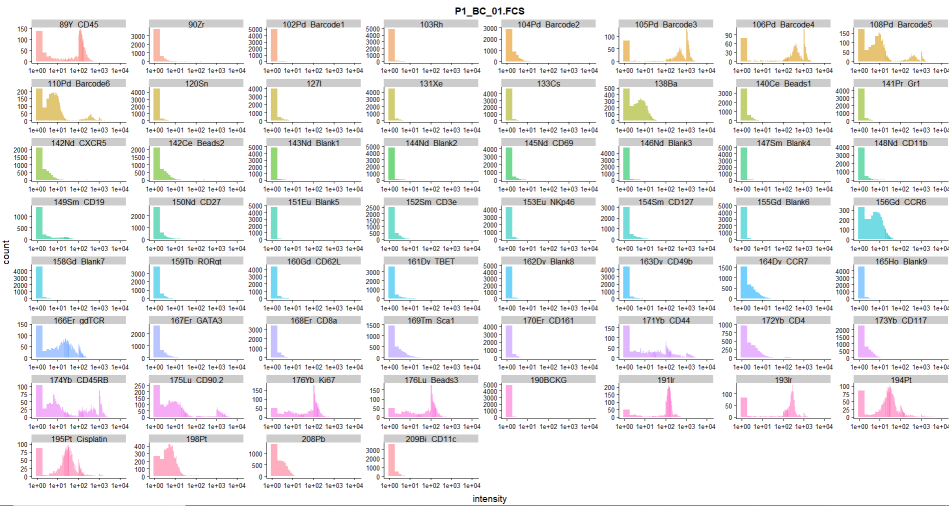

The script that drew this image:
## Generates histograms like PlotViewer for each user-selected parameter




#########################################################
### Installing and loading required packages
#########################################################

if (!require("svDialogs")) {
  install.packages("svDialogs", dependencies = TRUE)
  library(svDialogs)
}

if (!require("flowCore")) {
  if (!requireNamespace("BiocManager", quietly = TRUE))
    install.packages("BiocManager")
  
  BiocManager::install("flowCore")
}

if (!require("tidyverse")) {
  install.packages("tidyverse", dependencies = TRUE)
  library(tidyverse)
}

if (!require("reshape2")) {
  install.packages("reshape2", dependencies = TRUE)
  library(reshape2)
}

if (!require("ggplot2")) {
  install.packages("ggplot2", dependencies = TRUE)
  library(ggplot2)
}

if (!require("tcltk")) {
  install.packages("tcltk", dependencies = TRUE)
  library(tcltk)
}

#########################################################
### Script starts here
#########################################################

# Clear environment
rm(list = ls(all = TRUE))

# Data Import from file chosen by user

#library(svDialogs) # Moved to top 
# Get user input for file
testfile<-dlg_open()
# Convert to string value
testfile <- capture.output(testfile)[7]
{
  
  if ((testfile)=="character(0)")
    stop("File input cancelled")
  
  #Remove invalid characters from file input location
  testfile <- gsub("[\"]","",testfile)
  testfile<-substring (testfile,5)
  
  #Set file and directory
  filename <- basename (testfile)
  dir <- dirname (testfile)
  
  # Set working directory accoding to file chosen
  setwd(dir)
  
  #library(flowCore) #Moved to top
  
  # this read.FCS() function imports the flow data:
  raw_fcs<-read.FCS(filename, alter.names = TRUE)
  
  
  # Preparation work for arcsinh transform (columns is also used later for naming changes)
  # Create list of parameters
  columns<-colnames(raw_fcs)
  # Remove "Time" column to avoid it being transformed
  columns<-setdiff(columns,"Time")
  # Remove "Cell_Length" and Gaussians column to avoid it being transformed
  columns<-setdiff(columns,"Event_length")
  columns<-setdiff(columns,"Cell_length")
  columns<-setdiff(columns,"Center")
  columns<-setdiff(columns,"Offset")
  columns<-setdiff(columns,"Width")
  columns<-setdiff(columns,"Residual")
  ## Remove FSC and SSC
  removefscssc<-grep("FSC|SSC",columns,value=TRUE)
  columns<-columns[! columns %in% removefscssc]
  
  
  
  # Read data into a data frame
  FCSDATA <- as.data.frame(exprs(raw_fcs))
  
  ############ Optional Data Transform section
  
  #Remove comments from code lines to transform using logicle
  ## Automatically estimate the logicle transformation based on the data
  #lgcl <- estimateLogicle(raw_fcs, channels = c(columns))
  ## transform  parameters using the estimated logicle transformation
  #raw_fcs_trans <- transform(raw_fcs, lgcl)
  # Load into data frame
  #FCSDATA <- as.data.frame(exprs(raw_fcs_trans))
  
  ########### End of optional Data Transform section
  
  
  
  #Remove unnecessary parameter text
  names(FCSDATA)[-1] <- sub("Di", "", names(FCSDATA)[-1])
  names(FCSDATA)[-1] <- sub("Dd", "", names(FCSDATA)[-1])
  # Create list of channel / parameter descriptions 
  params<-parameters(raw_fcs)[["desc"]]
  # Replace parameters with descriptions, keeping things like Time, Event Length unchanged
  colnames(FCSDATA)[!is.na(params)] <- na.omit(params)
  
  # Determine whether data is CyTOF or Flow by presence of FSC
  # isflow will be 0 for a CyTOF or greater than 1 if flow
  isflow <-sum(grep("FSC",colnames(FCSDATA)))
  # Determine whether data is pre CyTOF 3 (Helios) by presence of "Cell_length", rather than "Event_length"
  isCyTOF2 <-sum(grep("Cell_length",colnames(FCSDATA)))
  
  ## Remove Time, Event_Length & Gaussian Parameters
  removecolumns <- c("Event_length", "Center", "Offset", "Width", "Residual", "Cell_length")
  FCSDATA <- FCSDATA[,!(names(FCSDATA) %in% removecolumns)]
  
  
  ## Remove FSC and SSC
  # library(tidyverse) # Moved to top
  FCSDATA <- FCSDATA %>% select(-contains("FSC"))
  FCSDATA <- FCSDATA %>% select(-contains("SSC"))
  
  
  
  
  #Calculate size of dataset
  DataSizeM <- (ncol(FCSDATA)*nrow(FCSDATA))/1000000
  #Subsample if dataset is large
  if (DataSizeM>3){
    #using random 10% of original rows
    #FCSDATA <- FCSDATA[sample(nrow(FCSDATA),nrow(FCSDATA)/10),]
    #OR
    #Subsample using a number of random rows, where the number is defined by numrows
    numrows <- 5000
    FCSDATA <- FCSDATA[sample(nrow(FCSDATA),numrows),]
  }
  
  
  
  
  
  # Ask user which parameters to plot
  markerlist<-tk_select.list(colnames(FCSDATA[-1]), multiple=TRUE,title="Select Markers to plot. Hit cancel to use all.") 
  
  # If user cancels dialog box, use all markers.
  if(length(markerlist)==0 ){
    markerlist <- colnames(FCSDATA[-1])
  }
  
  # Create list of positions of the user-selected markers
  # V and $ and gsub are used to ensure grep only matches exact / full names
  marker_cols<-NULL  
  for (m in markerlist){
    m <- paste ("^",m,"$")
    m <- gsub("\\s","",m)
    marker_cols<-c(marker_cols,grep(m,colnames(FCSDATA)))
    
  }
  
  # Remove markers that are not selected but keep first column (time)
  
  FCSDATA <- FCSDATA[,c(1,marker_cols)]
  
 
  
  
  # Melt the data into a continuous table, keeping Time for all values.
  # This allows plotting all parameters using facet_wrap in the next section
  # library(reshape2) # Moved to op
  fcsmelted <- melt(FCSDATA, id.var="Time", value.name = "intensity", variable.name="parameter")
  
  
  
  #use ggplot2 to draw dot plot
  # library(ggplot2) # Moved to top
  
  ## Add a tiny value to so we can plot on log scale
  fcsmelted$intensity <- fcsmelted$intensity + 0.9
  
  ## Generate log width bins
  bins <- c(seq(0.9,100,1),seq(101,1000,5),seq(1001,10000,100),seq(10001,max(fcsmelted$intensity),200))
  
  ## Generate x-axis labels
  xaxislabels<-c(0,10^seq(0,round(log10(max(fcsmelted$intensity)),0)))
 
  
  ## Plot histograms of intensity
  ggplot(fcsmelted, aes(x=intensity, alpha=0.9, fill=parameter)) +
    geom_histogram(bins=length(bins),breaks=bins)+
    scale_x_continuous(trans="log10",breaks=xaxislabels,labels=scales::scientific)+
    coord_cartesian(xlim=c(0.9, max(fcsmelted$intensity)))+
    # Repeat for all parameters...
    #facet_wrap("parameter")+
    # or with free scales
    facet_wrap("parameter",scales="free") +
    # Hide legend, make text smaller
    theme(legend.position = "none",axis.text.x = element_text(size=10),axis.text.y = element_text(size=10)) +
    ggtitle(filename)
    
  
    
    
  
} # End of file cancel loop

if ((testfile)=="character(0)"){
  stop("File selection cancelled")}
